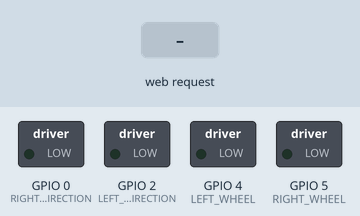
Bench run of a sketch on a simulated ESP8266 (NodeMCU). Parts: switched loads named in the sketch (green lamp = pin HIGH). Inputs (shaded band) come from the test bench. WiFi joins after 1.5 s; servers stay silent unless stated; what the sketch prints to the serial monitor is not drawn.

Above: at 4.7 s.
4.8 s: HTTP request GET /forward received
At 5.5 s:
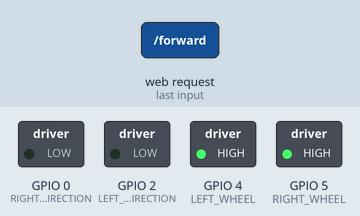
6.3 s: HTTP request GET /reverse received
At 6.7 s:
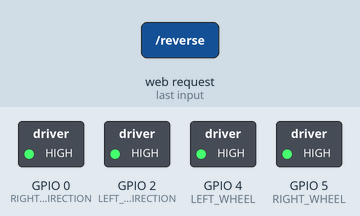
7.8 s: HTTP request GET /right received
At 9.0 s:
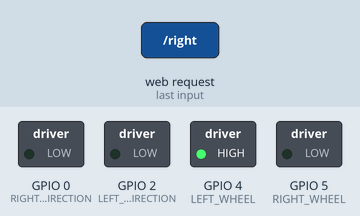
9.3 s: HTTP request GET /left received
At 10.2 s:
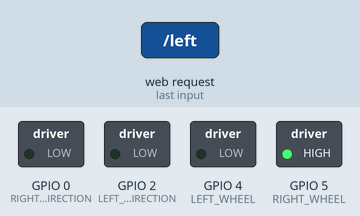
10.8 s: HTTP request GET /stop received
At 11.3 s:
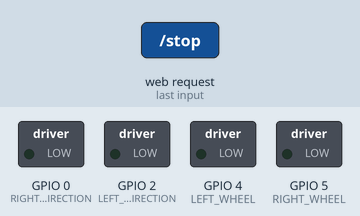
Timing chart, 0 to 13.3 s (numbered marks = the images above; inputs shaded):
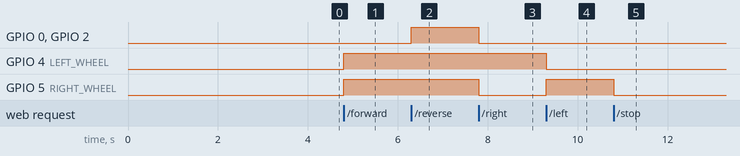

Measured:
- after the input at 4.8 s, GPIO 4 (LEFT_WHEEL), GPIO 5 (RIGHT_WHEEL): LOW → HIGH at once
- after the input at 6.3 s, GPIO 0 (RIGHT_WHEEL_DIRECTION), GPIO 2 (LEFT_WHEEL_DIRECTION): LOW → HIGH at once
- after the input at 7.8 s, GPIO 0 (RIGHT_WHEEL_DIRECTION), GPIO 2 (LEFT_WHEEL_DIRECTION), GPIO 5 (RIGHT_WHEEL): HIGH → LOW at once
- after the input at 9.3 s, GPIO 4 (LEFT_WHEEL): HIGH → LOW at once; GPIO 5 (RIGHT_WHEEL): LOW → HIGH at once
- after the input at 10.8 s, GPIO 5 (RIGHT_WHEEL): HIGH → LOW at once

The sketch:

arduino-firebase-car-esp8266.ino
```cpp
#include <ESP8266WiFi.h>

#define WIFI_SSID ""
#define PASSWORD ""

String  i;
WiFiServer server(80);

#define LEFT_WHEEL 4
#define RIGHT_WHEEL 5
#define LEFT_WHEEL_DIRECTION 2 // LOW is forwards
#define RIGHT_WHEEL_DIRECTION 0 // HIGH is backwards

void setup()
{
  Serial.begin(115200);

  pinMode(LEFT_WHEEL, OUTPUT);
  pinMode(RIGHT_WHEEL, OUTPUT);
  pinMode(LEFT_WHEEL_DIRECTION, OUTPUT);
  pinMode(RIGHT_WHEEL_DIRECTION, OUTPUT);

  WiFi.disconnect();
  delay(2000);
  Serial.println("Connecting to WIFI");
  WiFi.begin(WIFI_SSID,PASSWORD);
  while ((!(WiFi.status() == WL_CONNECTED))){
    delay(300);
    Serial.print("..");
  }Serial.println("I am Connected");
  Serial.println("My Local IP is : ");
  Serial.print((WiFi.localIP()));
  server.begin();

}


void loop()
{

    WiFiClient client = server.available();
    if (!client) { return; }
    while(!client.available()){  delay(1); }
    i = (client.readStringUntil('\r'));
    i.remove(0, 5);
    i.remove(i.length()-9,9);
    if (i == "forward") {
      digitalWrite(RIGHT_WHEEL,HIGH);
      digitalWrite(RIGHT_WHEEL_DIRECTION,LOW);

      digitalWrite(LEFT_WHEEL,HIGH);
      digitalWrite(LEFT_WHEEL_DIRECTION,LOW);

      client.println("HTTP/1.1 200 OK");
      client.println("Content-Type: text/html");
      client.println("");
      client.println("<!DOCTYPE HTML>");
      client.println("<html>");
      client.println("forward");
      client.println("</html>");
      client.stop();
      delay(1);

    }
    if (i == "reverse") {
      digitalWrite(RIGHT_WHEEL,HIGH);
      digitalWrite(RIGHT_WHEEL_DIRECTION,HIGH);

      digitalWrite(LEFT_WHEEL,HIGH);
      digitalWrite(LEFT_WHEEL_DIRECTION,HIGH);

      client.println("HTTP/1.1 200 OK");
      client.println("Content-Type: text/html");
      client.println("");
      client.println("<!DOCTYPE HTML>");
      client.println("<html>");
      client.println("reverse");
      client.println("</html>");
      client.stop();
      delay(1);

    }
    if (i == "right") {
      digitalWrite(RIGHT_WHEEL,LOW);
      digitalWrite(RIGHT_WHEEL_DIRECTION,LOW);

      digitalWrite(LEFT_WHEEL,HIGH);
      digitalWrite(LEFT_WHEEL_DIRECTION,LOW);

      client.println("HTTP/1.1 200 OK");
      client.println("Content-Type: text/html");
      client.println("");
      client.println("<!DOCTYPE HTML>");
      client.println("<html>");
      client.println("right");
      client.println("</html>");
      client.stop();
      delay(1);

    }
    if (i == "left") {
      digitalWrite(RIGHT_WHEEL,HIGH);
      digitalWrite(RIGHT_WHEEL_DIRECTION,LOW);

      digitalWrite(LEFT_WHEEL,LOW);
      digitalWrite(LEFT_WHEEL_DIRECTION,LOW);

      client.println("HTTP/1.1 200 OK");
      client.println("Content-Type: text/html");
      client.println("");
      client.println("<!DOCTYPE HTML>");
      client.println("<html>");
      client.println("left");
      client.println("</html>");
      client.stop();
      delay(1);

    }
    if (i == "stop") {
      digitalWrite(2,LOW);
      digitalWrite(5,LOW);
      digitalWrite(4,LOW);
      digitalWrite(0,LOW);
      client.println("HTTP/1.1 200 OK");
      client.println("Content-Type: text/html");
      client.println("");
      client.println("<!DOCTYPE HTML>");
      client.println("<html>");
      client.println("stop");
      client.println("</html>");
      client.stop();
      delay(1);

    }

}
```
